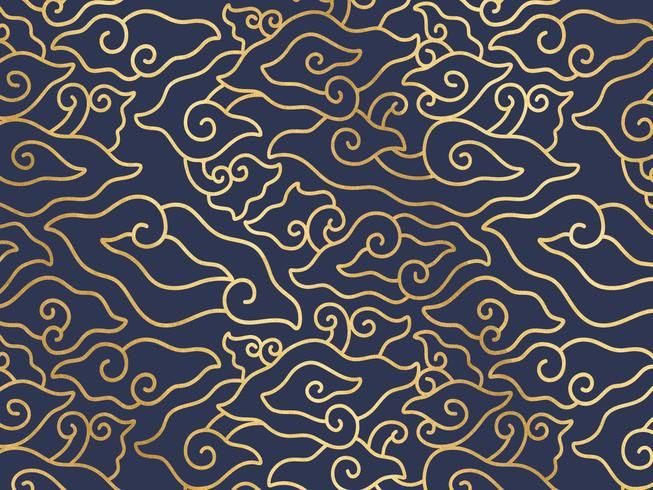
#> input picture dataset/MegaMendung.png, 653 x 490 px; its folder holds only this picture in this run
$ python segmentasi.py
#> lines starting #> are read from the running program, lines starting #| are printed output that depends on the picture; after the words box and inside, x2 and y2 are one past the last pixel; in counts of white or black regions, pixels touching at a corner belong together
# brom016
import cv2
import numpy as np
import os
import glob
from pathlib import Path

IMG_SIZE = (512, 512)
DATASET_DIR = "dataset"
OUTPUT_DIR = "output"


def ensure_dir(path):
    Path(path).mkdir(parents=True, exist_ok=True)


def load_images(root_dir):
    extensions = ("*.jpg", "*.jpeg", "*.png", "*.bmp", "*.tif", "*.tiff")
    files = []
    for ext in extensions:
        files.extend(glob.glob(os.path.join(root_dir, "**", ext), recursive=True))
    return sorted(files)


def auto_kernel(image_shape):
    h, w = image_shape[:2]
    size = max(3, int(min(h, w) * 0.004))
    if size % 2 == 0:
        size += 1
    return size


def preprocess(image):
    gray = cv2.cvtColor(image, cv2.COLOR_BGR2GRAY)
    clahe = cv2.createCLAHE(clipLimit=2.0, tileGridSize=(8, 8))
    enhanced = clahe.apply(gray)
    return gray, enhanced


def segment(enhanced_image):
    _, binary = cv2.threshold(enhanced_image, 0, 255, cv2.THRESH_BINARY + cv2.THRESH_OTSU)
    white_pct = cv2.countNonZero(binary) / binary.size
    if white_pct > 0.7:
        binary = cv2.bitwise_not(binary)
    k = auto_kernel(enhanced_image.shape)
    kernel = cv2.getStructuringElement(cv2.MORPH_ELLIPSE, (k, k))
    morph = cv2.morphologyEx(binary, cv2.MORPH_OPEN, kernel)
    return binary, morph, white_pct


def filter_small_components(binary_mask, min_px=50):
    n_labels, labels, stats, _ = cv2.connectedComponentsWithStats(binary_mask, connectivity=8)
    if n_labels <= 1:
        return binary_mask
    areas = stats[1:, cv2.CC_STAT_AREA]
    keep = [i + 1 for i, a in enumerate(areas) if a >= min_px]
    if not keep:
        return binary_mask
    filtered = np.isin(labels, keep).astype(np.uint8) * 255
    return filtered


def apply_mask(original, mask):
    return cv2.bitwise_and(original, original, mask=mask)


def draw_overlay(original, mask):
    overlay = original.copy()
    contours, _ = cv2.findContours(mask, cv2.RETR_EXTERNAL, cv2.CHAIN_APPROX_SIMPLE)
    for cnt in contours:
        x, y, w, h = cv2.boundingRect(cnt)
        cv2.rectangle(overlay, (x, y), (x + w, y + h), (0, 255, 0), 2)
    return overlay
# brom016

def process_image(image_path, output_dir):
    name = Path(image_path).stem
    img = cv2.imdecode(np.fromfile(image_path, dtype=np.uint8), cv2.IMREAD_COLOR)
    if img is None:
        print(f"  [SKIP] Gagal membaca: {image_path}")
        return None

    original_resized = cv2.resize(img, IMG_SIZE)
    gray, enhanced = preprocess(original_resized)
    binary, cleaned, inv_pct = segment(enhanced)
    cleaned = filter_small_components(cleaned)
    masked = apply_mask(original_resized, cleaned)
    overlay = draw_overlay(original_resized, cleaned)

    def _save(path, img_data):
        ext = os.path.splitext(path)[1]
        _, buf = cv2.imencode(ext, img_data)
        buf.tofile(path)

    _save(os.path.join(output_dir, f"{name}_gray.png"), gray)
    _save(os.path.join(output_dir, f"{name}_clahe.png"), enhanced)
    _save(os.path.join(output_dir, f"{name}_binary.png"), binary)
    _save(os.path.join(output_dir, f"{name}_cleaned.png"), cleaned)
    _save(os.path.join(output_dir, f"{name}_masked.png"), masked)
    _save(os.path.join(output_dir, f"{name}_overlay.png"), overlay)

    return {
        "name": name,
        "inverted": inv_pct > 0.7,
        "white_pct_before": inv_pct,
        "white_pct_after": cv2.countNonZero(cleaned) / cleaned.size,
    }


def main():
    ensure_dir(OUTPUT_DIR)
    images = load_images(DATASET_DIR)
    if not images:
        print(f"Tidak ada gambar ditemukan di folder '{DATASET_DIR}/'")
        print("Letakkan file gambar (.jpg/.png) di folder dataset/")
        return

    print(f"Ditemukan {len(images)} gambar batik")
    print(f"Ukuran resize: {IMG_SIZE[0]}x{IMG_SIZE[1]}")
    print("-" * 50)

    results = []
    for i, path in enumerate(images, 1):
        rel = os.path.relpath(path)
        print(f"[{i}/{len(images)}] Memproses: {rel}")
        r = process_image(path, OUTPUT_DIR)
#> in process_image, img is the input picture: shape (490, 653, 3); mean B, G, R 88, 81, 82.7
#> in process_image, `original_resized = cv2.resize(img, IMG_SIZE)`:
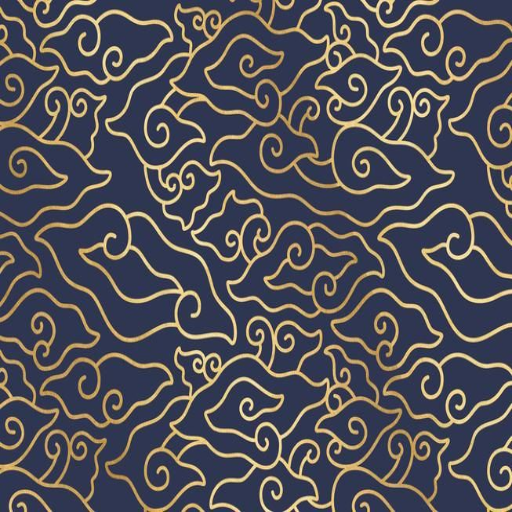
#> original_resized: shape (512, 512, 3); mean B, G, R 87.9, 80.9, 82.6
#> in preprocess, `gray = cv2.cvtColor(image, cv2.COLOR_BGR2GRAY)`:
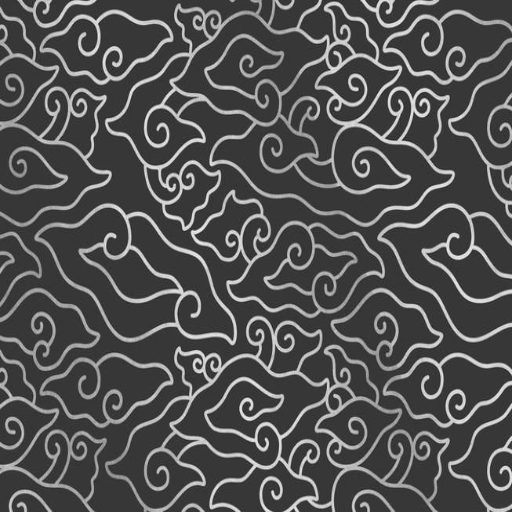
#> gray: shape (512, 512); min 27, max 246, mean 82.2
#> in segment, `_, binary = cv2.threshold(enhanced_image, 0, 255, cv2.THRESH_BINARY + ..`:
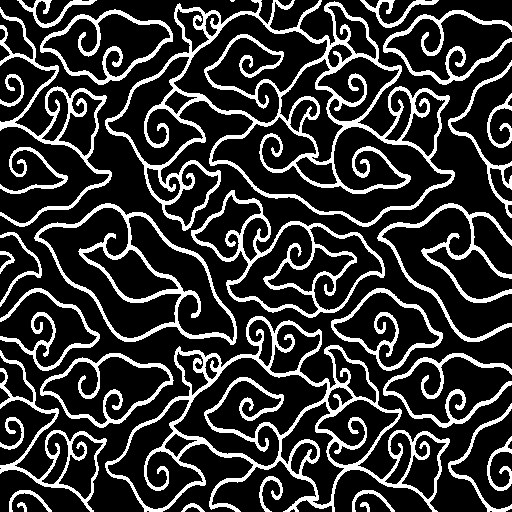
#> binary: shape (512, 512); 20.9% white; 31 white regions (1 under 20 px), largest, box (x1, y1, x2, y2) and area: (105, 0, 455, 231) 13400, (105, 316, 450, 512) 10461, (191, 190, 385, 318) 3812
#> in segment, `white_pct = cv2.countNonZero(binary) / binary.size`: white_pct = 0.209
#> in segment, `morph = cv2.morphologyEx(binary, cv2.MORPH_OPEN, kernel)`:
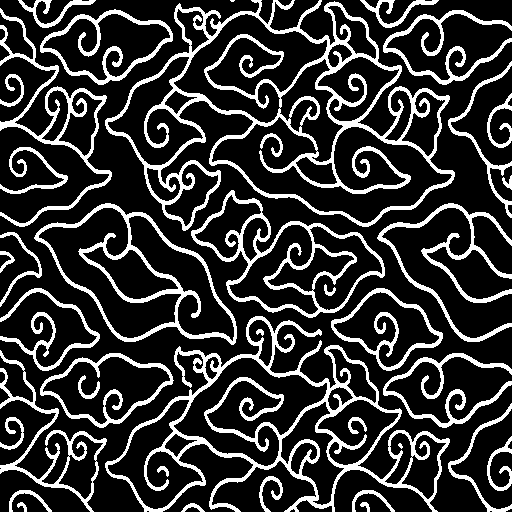
#> morph: shape (512, 512); 20.8% white; 39 white regions (2 under 20 px), largest, box (x1, y1, x2, y2) and area: (105, 0, 455, 231) 13159, (105, 316, 450, 512) 10138, (191, 190, 385, 318) 3723
#> in filter_small_components, `n_labels, labels, stats, _ = cv2.connectedComponentsWithStats(binary_m..`:
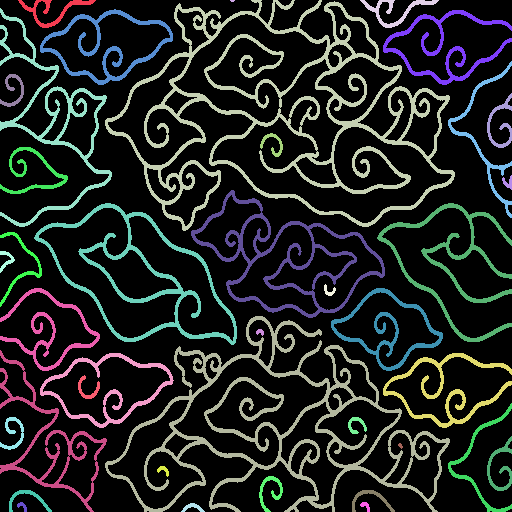
#> labels: shape (512, 512) int32; 40 distinct labels, from 0 to 39; one colour per label, 0 black
#> in filter_small_components, `n_labels, labels, stats, _ = cv2.connectedComponentsWithStats(binary_m..`: n_labels = 40; stats = 40 rows, first 6: [0, 0, 512, 512, 207650], [18, 0, 78, 28, 497], [230, 0, 5, 2, 8], [105, 0, 350, 231, 13159], [360, 0, 79, 28, 507], [0, 8, 112, 219, 2817]
#> in filter_small_components, `areas = stats[1:, cv2.CC_STAT_AREA]`: areas = 39 values, max 13159 at index 2, min 8 at index 1, mean 1397.3
#> in filter_small_components, `keep = [i + 1 for i, a in enumerate(areas) if a >= min_px]`: keep = 35 values from 1 to 39
#> in filter_small_components, `filtered = np.isin(labels, keep).astype(np.uint8) * 255`: filtered: shape (512, 512); 20.7% white; 35 white regions
#> in apply_mask, `return cv2.bitwise_and(original, original, mask=mask)`:
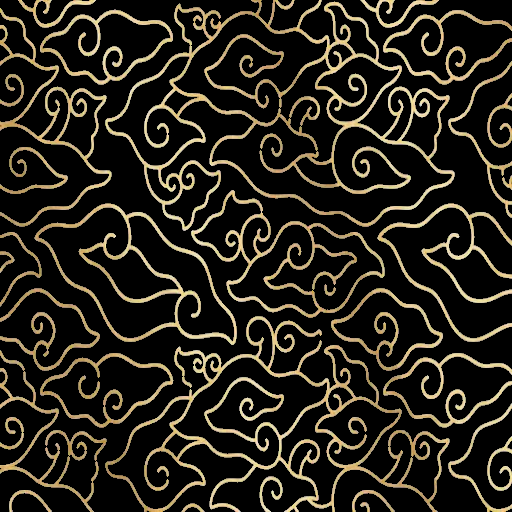
#> returned value: shape (512, 512, 3); mean of channels 0, 1, 2 27.2, 36.4, 40.6; drawn as B, G, R
#> in draw_overlay, `contours, _ = cv2.findContours(mask, cv2.RETR_EXTERNAL, cv2.CHAIN_APPR..`: contours = 30 contours; largest, box (x1, y1, x2, y2) and area: (105, 0, 455, 231) 46632, (105, 316, 450, 512) 30502, (34, 203, 237, 345) 15938, (191, 190, 385, 318) 12609, (40, 9, 173, 85) 5992
#> the loop in draw_overlay, `for cnt in contours:` made 30 passes
#> (x, y, w, h) on passes 1 to 12: (181, 503, 24, 9), (360, 502, 10, 10), (352, 490, 43, 22), (9, 490, 43, 22), (259, 476, 24, 36), (487, 436, 25, 55), (0, 417, 24, 33), (448, 403, 64, 109), (383, 353, 129, 75), (40, 353, 134, 75), (0, 350, 107, 162), (105, 316, 345, 196)
#> after the loop in draw_overlay, `for cnt in contours:`:
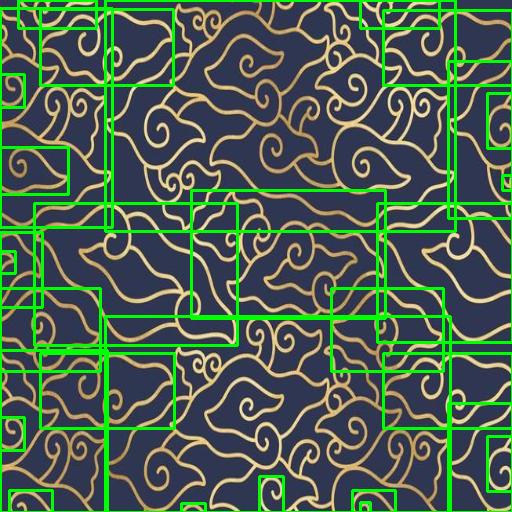
#> overlay: shape (512, 512, 3); 9.77% of pixels changed, all inside (x1, y1, x2, y2) = (0, 0, 512, 512)
#> r = {'name': 'MegaMendung', 'inverted': False, 'white_pct_before': 0.209, 'white_pct_after': 0.207}
        if r:
            results.append(r)
            inv = "(inverted)" if r["inverted"] else ""
#> inv = ''
            print(f"         Motif {r['white_pct_after']*100:.1f}% dari citra {inv}")
#|          Motif 20.7% dari citra

    print("-" * 50)
    avg_foreground = np.mean([r["white_pct_after"] for r in results]) * 100 if results else 0
#> avg_foreground = 20.75
    print(f"Selesai! {len(results)}/{len(images)} gambar berhasil diproses.")
#| Selesai! 1/1 gambar berhasil diproses.
    print(f"Rata-rata proporsi motif: {avg_foreground:.1f}%")
#| Rata-rata proporsi motif: 20.7%
    print(f"Hasil tersimpan di folder '{OUTPUT_DIR}/'")
    print("\nOutput files per gambar:")
    print("  - *_gray.png     : Grayscale")
    print("  - *_clahe.png     : CLAHE enhancement")
    print("  - *_binary.png    : Otsu thresholding (mentah)")
    print("  - *_cleaned.png   : Setelah morph + filter komponen")
    print("  - *_masked.png    : Motif ter-crop dari background")
    print("  - *_overlay.png   : Overlay bounding box")


if __name__ == "__main__":
    main()
# brom016
